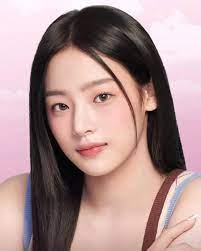
#> input picture class01/homework/HongJongHyun/hw2_Day07_openCV/minji.jpeg, 201 x 251 px
$ python practice3.py
#> lines starting #> are read from the running program, lines starting #| are printed output that depends on the picture
import numpy as np
import cv2

img = cv2.imread("minji.jpeg")
#> img is the input picture: shape (251, 201, 3); mean B, G, R 142.6, 143.5, 171.4

cropped = img[50:450, 100:400]
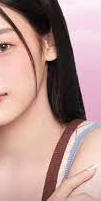
#> cropped: shape (201, 101, 3); mean B, G, R 143.7, 148.8, 182.8
cropped2 = img[36:80, 100:170]
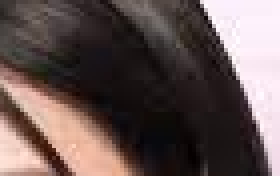
#> cropped2: shape (44, 70, 3) (shown 4 times larger); mean B, G, R 82.2, 84.2, 99.8
resized = cv2.resize(cropped2, (400,200))
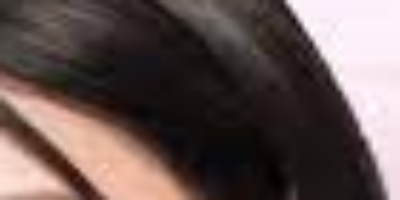
#> resized: shape (200, 400, 3); mean B, G, R 82, 84.1, 99.7
cv2.imshow("Original", img)
cv2.imshow("cropped img", cropped2)
cv2.imshow("resized img", resized)

cv2.waitKey(0)
cv2.destroyAllWindows()

$ run again, with class01/homework/HongJongHyun/hw2_Day07_openCV/my_input.jpg copied over class01/homework/HongJongHyun/hw2_Day07_openCV/minji.jpeg
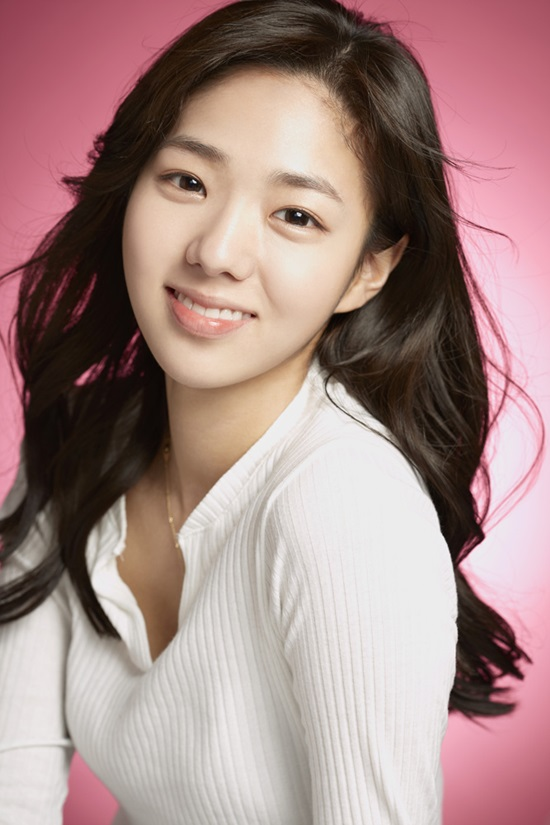
#> input picture class01/homework/HongJongHyun/hw2_Day07_openCV/my_input.jpg, 550 x 825 px
#> img is the input picture: shape (825, 550, 3); mean B, G, R 133.9, 136.6, 165.2
#> `cropped = img[50:450, 100:400]`:
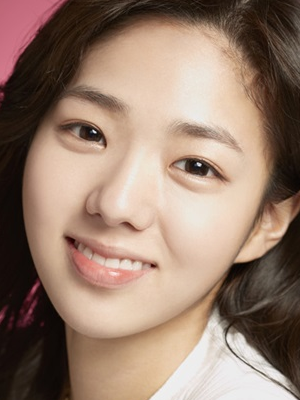
#> cropped: shape (400, 300, 3); mean B, G, R 109.9, 125.6, 150.5
#> `resized = cv2.resize(cropped2, (400,200))`:
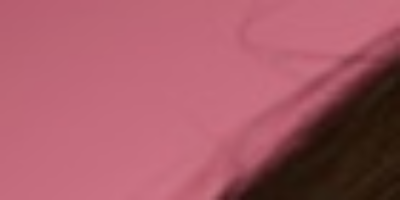
#> resized: shape (200, 400, 3); mean B, G, R 102.7, 89.9, 166.6
